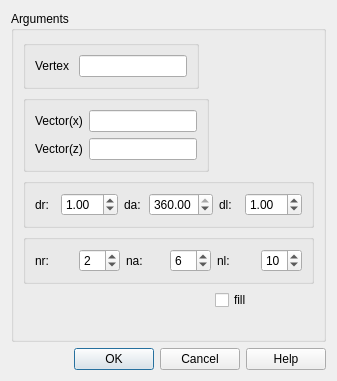
<?xml version="1.0" encoding="UTF-8"?>
<ui version="4.0">
 <class>MakeCylindricalDialog</class>
 <widget class="QDialog" name="MakeCylindricalDialog">
  <property name="geometry">
   <rect>
    <x>0</x>
    <y>0</y>
    <width>337</width>
    <height>381</height>
   </rect>
  </property>
  <property name="windowTitle">
   <string>MakeCylindrical</string>
  </property>
  <layout class="QVBoxLayout" name="verticalLayout_3">
   <item>
    <widget class="QGroupBox" name="groupBox">
     <property name="title">
      <string>Arguments</string>
     </property>
     <layout class="QFormLayout" name="formLayout">
      <item row="0" column="0">
       <widget class="QGroupBox" name="groupBox_4">
        <property name="title">
         <string/>
        </property>
        <layout class="QVBoxLayout" name="verticalLayout_2">
         <item>
          <layout class="QHBoxLayout" name="horizontalLayout">
           <item>
            <widget class="QLabel" name="label">
             <property name="text">
              <string>Vertex </string>
             </property>
            </widget>
           </item>
           <item>
            <widget class="QLineEdit" name="pt_le">
             <property name="maximumSize">
              <size>
               <width>127</width>
               <height>16777215</height>
              </size>
             </property>
            </widget>
           </item>
          </layout>
         </item>
        </layout>
       </widget>
      </item>
      <item row="1" column="0">
       <widget class="QGroupBox" name="groupBox_3">
        <property name="title">
         <string/>
        </property>
        <layout class="QVBoxLayout" name="verticalLayout">
         <item>
          <layout class="QHBoxLayout" name="horizontalLayout_2">
           <item>
            <widget class="QLabel" name="label_2">
             <property name="text">
              <string>Vector(x)</string>
             </property>
            </widget>
           </item>
           <item>
            <widget class="QLineEdit" name="vec_x_le">
             <property name="maximumSize">
              <size>
               <width>127</width>
               <height>16777215</height>
              </size>
             </property>
            </widget>
           </item>
          </layout>
         </item>
         <item>
          <layout class="QHBoxLayout" name="horizontalLayout_4">
           <item>
            <widget class="QLabel" name="label_4">
             <property name="text">
              <string>Vector(z)</string>
             </property>
            </widget>
           </item>
           <item>
            <widget class="QLineEdit" name="vec_z_le">
             <property name="maximumSize">
              <size>
               <width>127</width>
               <height>16777215</height>
              </size>
             </property>
            </widget>
           </item>
          </layout>
         </item>
        </layout>
       </widget>
      </item>
      <item row="2" column="0" colspan="2">
       <widget class="QGroupBox" name="groupBox_2">
        <property name="title">
         <string/>
        </property>
        <layout class="QHBoxLayout" name="horizontalLayout_5">
         <item>
          <widget class="QLabel" name="label_5">
           <property name="text">
            <string>dr:</string>
           </property>
          </widget>
         </item>
         <item>
          <widget class="QDoubleSpinBox" name="dr_spb">
           <property name="value">
            <double>1.000000000000000</double>
           </property>
          </widget>
         </item>
         <item>
          <widget class="QLabel" name="label_6">
           <property name="text">
            <string>da:</string>
           </property>
          </widget>
         </item>
         <item>
          <widget class="QDoubleSpinBox" name="da_spb">
           <property name="maximum">
            <double>360.000000000000000</double>
           </property>
           <property name="singleStep">
            <double>10.000000000000000</double>
           </property>
           <property name="value">
            <double>360.000000000000000</double>
           </property>
          </widget>
         </item>
         <item>
          <widget class="QLabel" name="label_7">
           <property name="text">
            <string>dl:</string>
           </property>
          </widget>
         </item>
         <item>
          <widget class="QDoubleSpinBox" name="dl_spb">
           <property name="value">
            <double>1.000000000000000</double>
           </property>
          </widget>
         </item>
        </layout>
       </widget>
      </item>
      <item row="3" column="0" colspan="2">
       <widget class="QGroupBox" name="groupBox_5">
        <property name="title">
         <string/>
        </property>
        <layout class="QHBoxLayout" name="horizontalLayout_6">
         <item>
          <widget class="QLabel" name="label_8">
           <property name="text">
            <string>nr:</string>
           </property>
          </widget>
         </item>
         <item>
          <widget class="QSpinBox" name="nr_spb">
           <property name="value">
            <number>2</number>
           </property>
          </widget>
         </item>
         <item>
          <widget class="QLabel" name="label_9">
           <property name="text">
            <string>na:</string>
           </property>
          </widget>
         </item>
         <item>
          <widget class="QSpinBox" name="na_spb">
           <property name="value">
            <number>6</number>
           </property>
          </widget>
         </item>
         <item>
          <widget class="QLabel" name="label_10">
           <property name="text">
            <string>nl:</string>
           </property>
          </widget>
         </item>
         <item>
          <widget class="QSpinBox" name="nl_spb">
           <property name="value">
            <number>10</number>
           </property>
          </widget>
         </item>
        </layout>
       </widget>
      </item>
      <item row="4" column="1">
       <widget class="QCheckBox" name="fill_cb">
        <property name="text">
         <string>fill</string>
        </property>
       </widget>
      </item>
     </layout>
    </widget>
   </item>
   <item>
    <widget class="QDialogButtonBox" name="buttonBox">
     <property name="orientation">
      <enum>Qt::Horizontal</enum>
     </property>
     <property name="standardButtons">
      <set>QDialogButtonBox::Cancel|QDialogButtonBox::Ok|QDialogButtonBox::Help</set>
     </property>
    </widget>
   </item>
  </layout>
 </widget>
 <resources/>
 <connections>
  <connection>
   <sender>buttonBox</sender>
   <signal>accepted()</signal>
   <receiver>MakeCylindricalDialog</receiver>
   <slot>accept()</slot>
   <hints>
    <hint type="sourcelabel">
     <x>403</x>
     <y>725</y>
    </hint>
    <hint type="destinationlabel">
     <x>157</x>
     <y>274</y>
    </hint>
   </hints>
  </connection>
  <connection>
   <sender>buttonBox</sender>
   <signal>rejected()</signal>
   <receiver>MakeCylindricalDialog</receiver>
   <slot>reject()</slot>
   <hints>
    <hint type="sourcelabel">
     <x>403</x>
     <y>725</y>
    </hint>
    <hint type="destinationlabel">
     <x>286</x>
     <y>274</y>
    </hint>
   </hints>
  </connection>
 </connections>
</ui>
